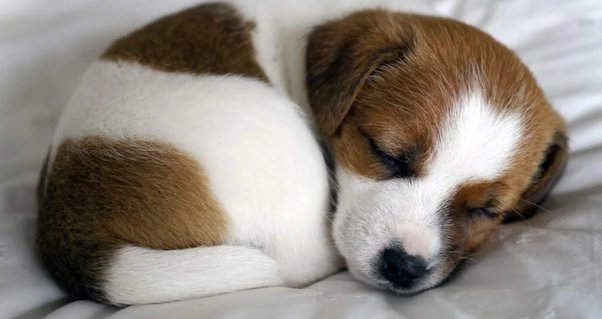
#> input picture Data/Week 2/dog.jpeg, 602 x 319 px, found by its file name
$ jupyter execute --allow-errors Week_2_Lecture_4.ipynb
#> lines starting #> are read from the running program, lines starting #| are printed output that depends on the picture
<a href="https://colab.research.google.com/github/DL4CV-NPTEL/Deep-Learning-For-Computer-Vision/blob/main/notebooks/Week_2/Week_2_Lecture_4.ipynb" target="_parent"></a>

# Lecture 4: SIFT and Variants

[cell 1]
#@title
from ipywidgets import widgets
out1 = widgets.Output()
with out1:
  from IPython.display import YouTubeVideo
  video = YouTubeVideo(id=f"gEoWMLXk0Ys", width=854, height=480, fs=1, rel=0)
  print("Video available at https://youtube.com/watch?v=" + video.id)
#> (this line was passed over: IPython is not available in this run)
  display(video)
display(out1)

[cell 2]
#@title
from IPython import display as IPyDisplay
IPyDisplay.HTML(
    f"""
  <div>
    <a href= "https://github.com/DL4CV-NPTEL/Deep-Learning-For-Computer-Vision/blob/main/Slides/Week_2/DL4CV_Week02_Part04.pdf" target="_blank">
    <img src="https://github.com/DL4CV-NPTEL/Deep-Learning-For-Computer-Vision/blob/main/Data/Slides_Logo.png?raw=1"
  alt="button link to Airtable" style="width:200px"></a>
    </div>""" )

## SIFT Algorithm
Step 1: Scale-space Extrema Detection - Detect interesting points (invariant to scale
and orientation) using Difference of Gaussian (DOG).

Step 2: Keypoint Localization - Determine location and scale at each candidate
location, and select them based on stability.

Step 3: Orientation Estimation - Use local image gradients to assign orientation to
each localized keypoint. Preserve orientation, scale and location for each feature.

Step 4: Keypoint Descriptor - Extract local image gradients at selected scale around
keypoint and form a representation invariant to local shape and illumination distortion.

[cell 3]
from numpy import all, any, array, arctan2, cos, sin, exp, dot, log, logical_and, roll, sqrt, stack, trace, unravel_index, pi, deg2rad, rad2deg, where, zeros, floor, full, nan, isnan, round, float32
from numpy.linalg import det, lstsq, norm
from cv2 import resize, GaussianBlur, subtract, KeyPoint, INTER_LINEAR, INTER_NEAREST
from functools import cmp_to_key

[cell 4]
# [21 lines of commented-out code are left out]

[cell 5]
def generateBaseImage(image, sigma, assumed_blur):
    """
    Generate base image from input image by upsampling by 2 in both directions and blurring
    Basically, this function doubles the input image in size and applies gaussian blur


    reference : https://math.stackexchange.com/questions/3159846/what-is-the-resulting-sigma-after-applying-successive-gaussian-blur
    """
    print('generating base image!')
    image = resize(image, (0, 0), fx=2, fy=2, interpolation=INTER_LINEAR)
    sigma_diff = sqrt(max((sigma ** 2) - ((2 * assumed_blur) ** 2), 0.01))
    return GaussianBlur(image, (0, 0), sigmaX=sigma_diff, sigmaY=sigma_diff)  # the image blur is now sigma instead of assumed_blur

[cell 6]
from cv2 import imread
from numpy import asarray

imread

img = imread('dog.jpeg', 0)
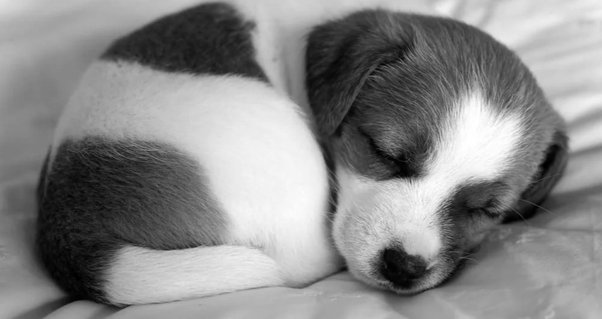
#> img: shape (319, 602); min 0, max 255, mean 136.2
# numpy_img = asarray(img)
numpy_img = img.astype('float32')

[cell 7]
base_img = generateBaseImage(numpy_img, 0.5, 0.5)

[cell 8]
from matplotlib.pyplot import imshow
import matplotlib.pyplot as plt

imshow(base_img)
#> (this line was passed over: IPython is not available in this run)

[cell 9]
def computeNumberOfOctaves(image_shape):
    """Compute number of octaves in image pyramid as function of base image shape (OpenCV default)
    This function computes the number of times we can repeatedly half the image until it becomes too small.
    """
    return int(round(log(min(image_shape)) / log(2) - 1))

[cell 10]
num_oct = computeNumberOfOctaves(base_img.shape)
#> num_oct = 8

[cell 11]
num_oct
#> Out = 8

[cell 12]
def generateGaussianKernels(sigma, num_intervals):
    """
    Generate list of gaussian kernels at which to blur the input image. Default values of sigma, intervals, and octaves follow section 3 of Lowe's paper.
    This function creates list of amount of blur for each image in a particular layer.
    """
#> called with sigma = 1.6, num_intervals = 3
    print('generating scales')
    num_images_per_octave = num_intervals + 3
    k = 2 ** (1. / num_intervals)
    gaussian_kernels = zeros(num_images_per_octave)  # scale of gaussian blur necessary to go from one blur scale to the next within an octave
    gaussian_kernels[0] = sigma

    for image_index in range(1, num_images_per_octave):
        sigma_previous = (k ** (image_index - 1)) * sigma
        sigma_total = k * sigma_previous
        gaussian_kernels[image_index] = sqrt(sigma_total ** 2 - sigma_previous ** 2)
    return gaussian_kernels

[cell 13]
gaussian_kernels = generateGaussianKernels(1.6, 3)

[cell 14]
gaussian_kernels

[cell 15]
def generateGaussianImages(image, num_octaves, gaussian_kernels):
    """
    Generate scale-space pyramid of Gaussian images
    We start with the base image and successively blurring it according to our gaussian kernels.
    """
#> called with num_octaves = 8, gaussian_kernels = array of shape (6,)
    print('Generating Gaussian images')
    gaussian_images = []

    for octave_index in range(num_octaves):
        gaussian_images_in_octave = []
        gaussian_images_in_octave.append(image)  # first image in octave already has the correct blur
        for gaussian_kernel in gaussian_kernels[1:]:
            image = GaussianBlur(image, (0, 0), sigmaX=gaussian_kernel, sigmaY=gaussian_kernel)
            gaussian_images_in_octave.append(image)
        gaussian_images.append(gaussian_images_in_octave)
        octave_base = gaussian_images_in_octave[-3]
        image = resize(octave_base, (int(octave_base.shape[1] / 2), int(octave_base.shape[0] / 2)), interpolation=INTER_NEAREST)
#> this loop made 8 passes
#> image on pass 8: [[128.7, 129.9, 132.3, 134], [128.6, 129.9, 132.4, 134.1]]
#> pass 2, in generateGaussianImages, `image = resize(octave_base, (int(octave_base.shape[1] / 2), int(octave..`:
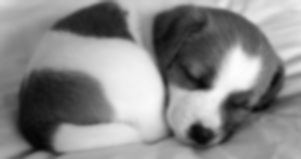
#> image: shape (159, 301) float32; min 5.81, max 254.1, mean 136.1
#> after the loop, gaussian_images = 8 items
    return array(gaussian_images)
